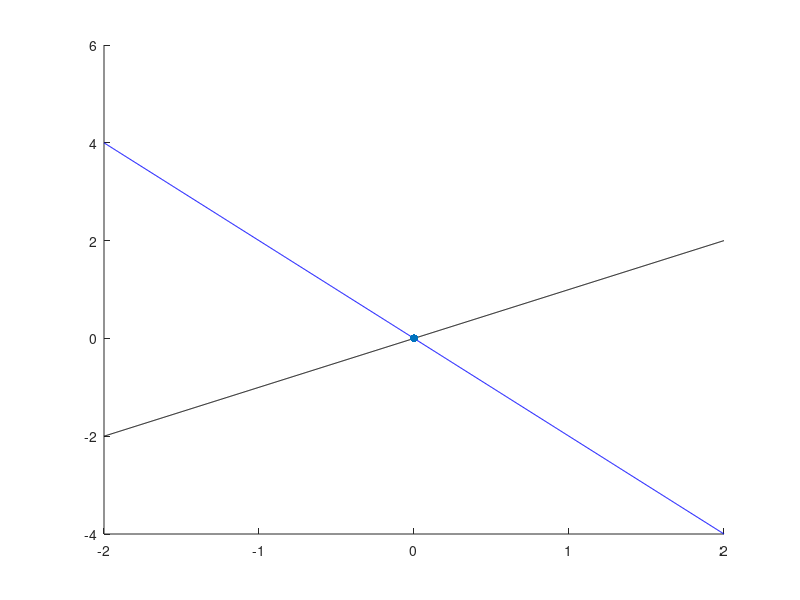

Write MATLAB code to recreate this figure.

%LE = .01;
omega = 2*pi;
c = 10;
g = 10;

LE_list = linspace(-2, 2, 1001);
Jtriv = zeros(size(LE_list));
Jsync = zeros(size(LE_list));

for i = 1:length(LE_list)

    LE = LE_list(i);
%% Trivial solution
% J(0,0)
J = zeros(4,4);

% Self
J(1,1) = LE-g; %dF1/dx1
J(2,2) = LE-g; %dF2/dx2

J(3,3) = LE-g;%dG1/dy1
J(4,4) = LE-g;%dG2/dy2

% Coupling
J(1,2) = g;
J(2,1) = g;

J(3,4) = g;
J(4,3) = g;

% xy
J(1,3) = -(omega + LE*c);
J(3,1) = omega + LE*c;

J(2,4) = -(omega+LE*c);
J(4,2) = omega+LE*c;

J

Jtriv(i) = max(real(eig(J)));

%% Synchronous solution

%dR1/dt = LE*R1*(1-R1^2) + g * (R2 cos(phi) - R1)
%dR2/dt = LE*R2*(1-R2^2) + g * (R1 cos(phi) - R2)
%dphi/dt = LE*c(R1^2 - R2^2) - g [R1/R2 + R2/R1] sin(phi2)

%J(1,1,0)

J = zeros(3,3);

J(1,1) = LE-3*LE-g;
J(2,2) = LE-3*LE-g;
J(3,3) = - 2*g*cos(0);

J(1,2) = g*cos(0);
J(2,1) = g*cos(0);

J(1,3) = - g*sin(0);
J(2,3) = -g*sin(0);

J(3,1) = 2*LE*c;
J(3,2) = - 2*LE*c;

Jsync(i) = max(real(eig(J)));

end

figure();hold all;
plot(LE_list, Jtriv, 'k');
plot(LE_list, Jsync, 'b');
scatter(0,0,'filled');